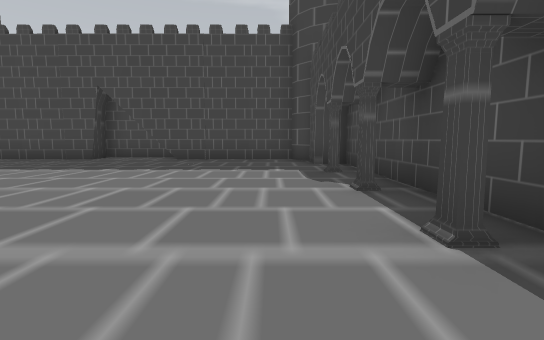
View 1 (above)

15 first-person views from a walk through a scene from a Unity 3-D project. The camera is 1.3 m above the floor, tilts 6° down and sees 85° across. The floor is counted in squares, 2 m on a side. Each view is taken from the middle of a square. On the plan, view 1 faces up. The plan holds only what a view shows up to about 9 squares ahead; the rest is blank. The place goes on beyond the plan. Some surface patterns are stand-ins.

View 2
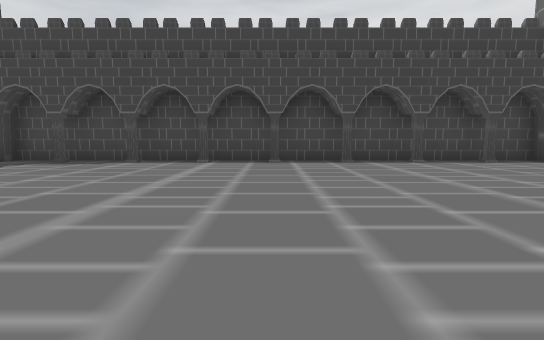

View 3
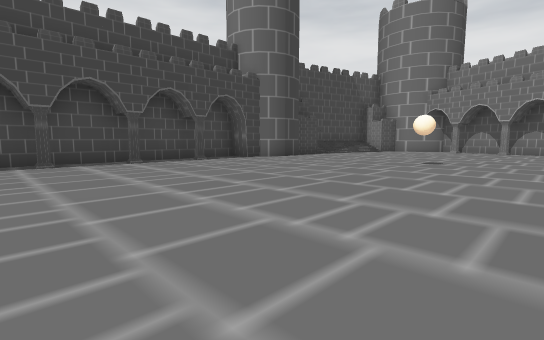

View 4
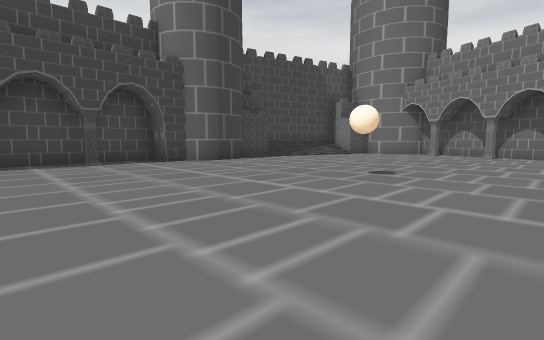

View 5
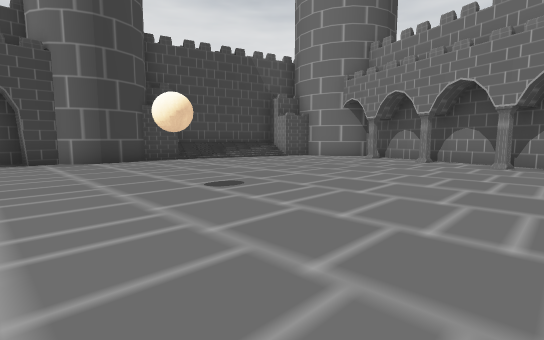

View 6
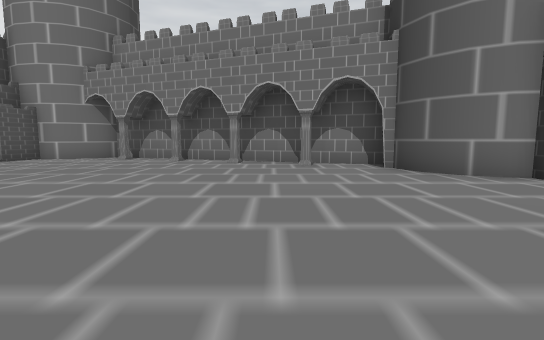

View 7
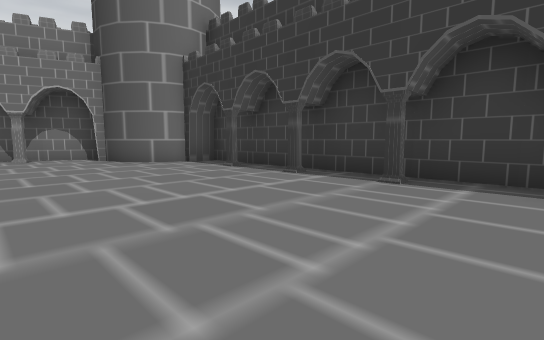

View 8
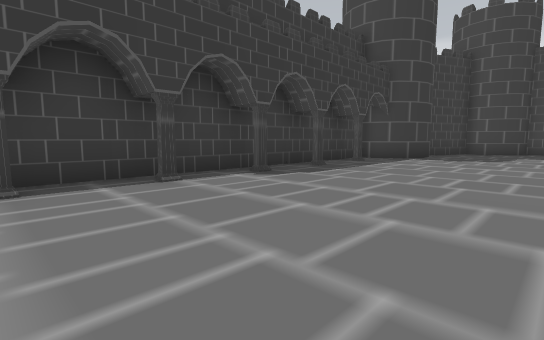

View 9
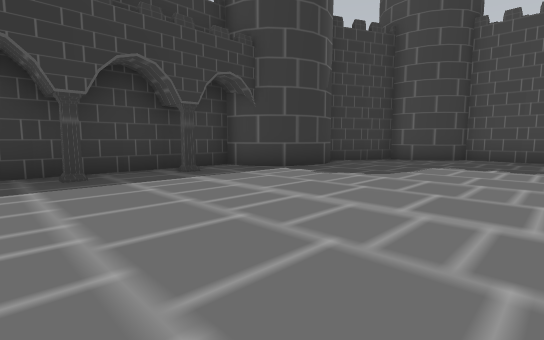

View 10
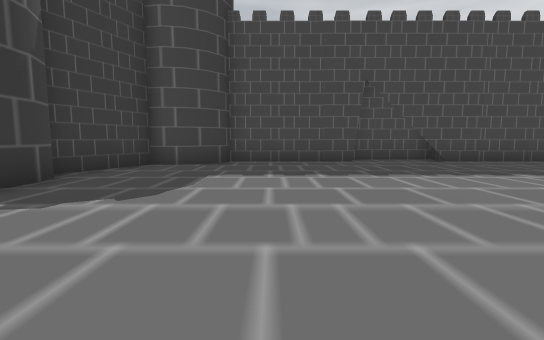

View 11
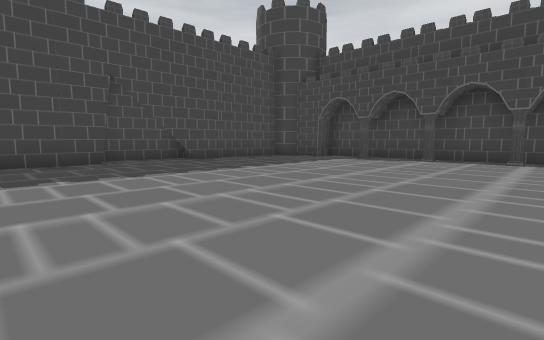

View 12
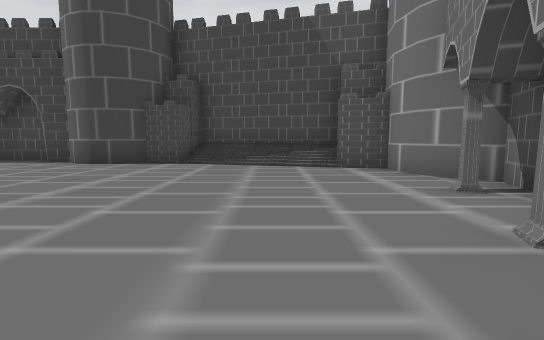

View 13
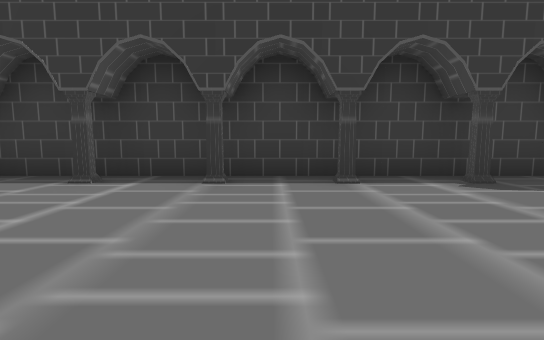

View 14
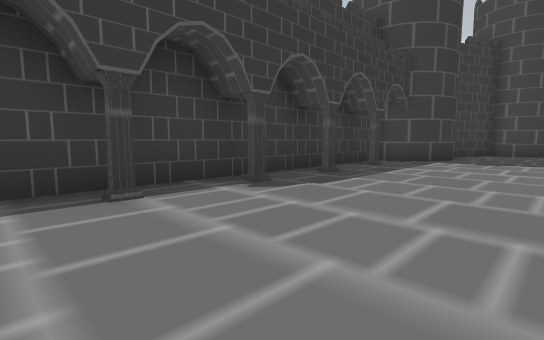

View 15
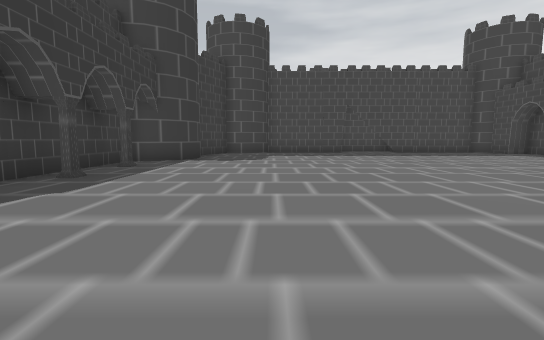

### Floor plan
Points are (right, up) in squares from view 1. A wall is a line through its corners. A room is listed if a view was taken in it or the views show most of it. See-through windows are left out.
Room 1 (views 1, 2, 3, 4, 5, 6, 7, 8, 9, 10, 11, 12, 13, 14, 15)
walls: (0.6, -9.3) (0.8, -8.8); (-12, -11.9) (-11.4, -12.3) (-11, -12.8) (-10.7, -13.5); (-11.7, 6.1) (-11.5, 5.5) (-11.5, 4.9) (-11.7, 4.4) (-12.1, 3.9) (-12.6, 3.6) (-13.1, 3.5) (-13.1, -11.6) (-12.3, -11.6); (-5.5, 9.4) (-9.2, 9.4) (-9.3, 9.1) (-9.6, 8.7) (-10.1, 8.5) (-10.6, 8.4) (-11, 8.4) (-12, 6.4); (-10.8, -14.5) (-5.1, -16.6); (-4.4, 10.3) (-5.5, 10.3); (-0.2, 9.4) (-3.9, 9.4); (-3.5, -17.1) (-2.6, -17.5) (-2.1, -17) (-1.5, -16.6) (-0.5, -16.4) (-0.3, -15.4); (0.9, -15.7) (1.9, -11.9) (0.8, -11.6) (1, -10.6) (0.8, -10.3) (0.6, -9.8) (0.6, -9.1) (1.1, -8.4) (1.1, -7.8) (1.9, -7.8) (1.9, 7.7) (1.1, 7.7) (1.1, 8.7) (0.8, 9.1)
objects: ball (-4, -9)

Positions as (right, up) in squares from view 1, and headings:
1: (0, 0), facing up
2: (-7, 0), facing right
3: (-7, -1), facing down-right
4: (-7, -4), facing down-right
5: (-8, -7), facing down-right
6: (-8, -7), facing down
7: (-8, -4), facing down-left
8: (-8, -6), facing up-left
9: (-7, -1), facing up-left
10: (-8, 1), facing up
11: (-8, 1), facing up-right
12: (-7, -14), facing right
13: (-8, -5), facing left
14: (-9, -5), facing up-left
15: (-9, -5), facing up
